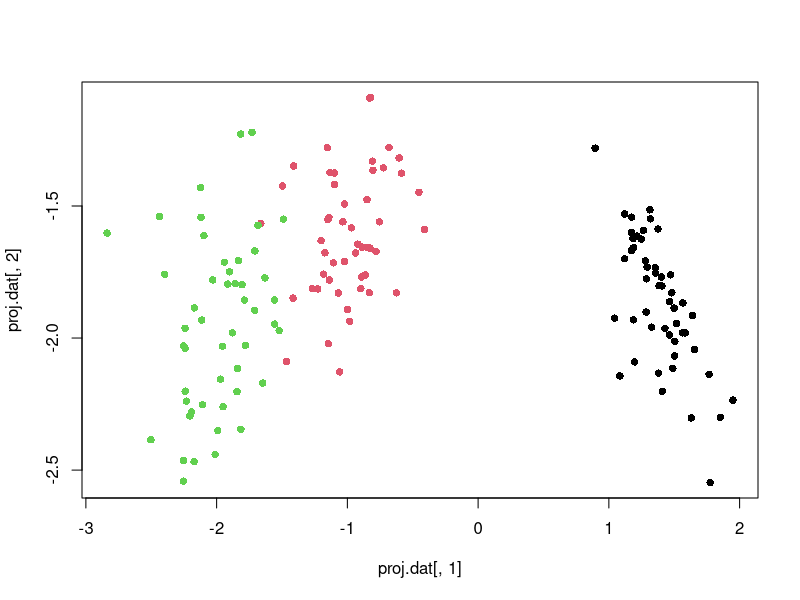

Recreate this plot in R.

remove(list=ls())

data(iris)
dat <- iris
head(dat)

class.labs <- dat[,5]
dat.no.labs <- as.matrix(dat[,-5])
n.classes <- length(unique(class.labs))
class.labs <- as.numeric(class.labs)

### get mean vectors
mean.vects <- by(dat.no.labs, class.labs, colMeans)
grand.mean <- colMeans(dat.no.labs)

### get class covariance matrices
cov.mats <- by (dat.no.labs, class.labs, cov)

### get within covariance
within.cov <- (1/length(class.labs))*Reduce("+", lapply(1:n.classes, function(x, class.labs, cov.mats){(sum(class.labs==x)-1)*cov.mats[[x]]}, class.labs, cov.mats))

### get between covariance
between.cov <- Reduce("+",lapply(1:n.classes, function(x, class.labs, mean.vects, grand.mean){sum(class.labs==x)/length(class.labs)*(mean.vects[[x]]-grand.mean)%*%t(mean.vects[[x]]-grand.mean)}, class.labs, mean.vects, grand.mean))

### do eigenvalue decomposition
eigen.vects <- eigen(solve(within.cov)%*%between.cov)$vectors
eigen.vals <- eigen(solve(within.cov)%*%between.cov)$values

### transform data
proj.dat <- as.matrix(dat.no.labs)%*%matrix(as.numeric(eigen.vects[,1:(n.classes-1)]), dim(eigen.vects)[1], n.classes-1)
plot(proj.dat[,1], proj.dat[,2], col=class.labs, pch=16)

### predict classes
proj.means <- by(proj.dat, class.labs, colMeans)
proj.means <- rbind(proj.means[[1]], proj.means[[2]], proj.means[[3]])

pred.labs <- apply(proj.dat, 1, function(x, proj.means){which.min(diag((x-proj.means)%*%t(x-proj.means)))}, proj.means)

table(pred.labs, class.labs)
sum(pred.labs==class.labs)/length(class.labs)
